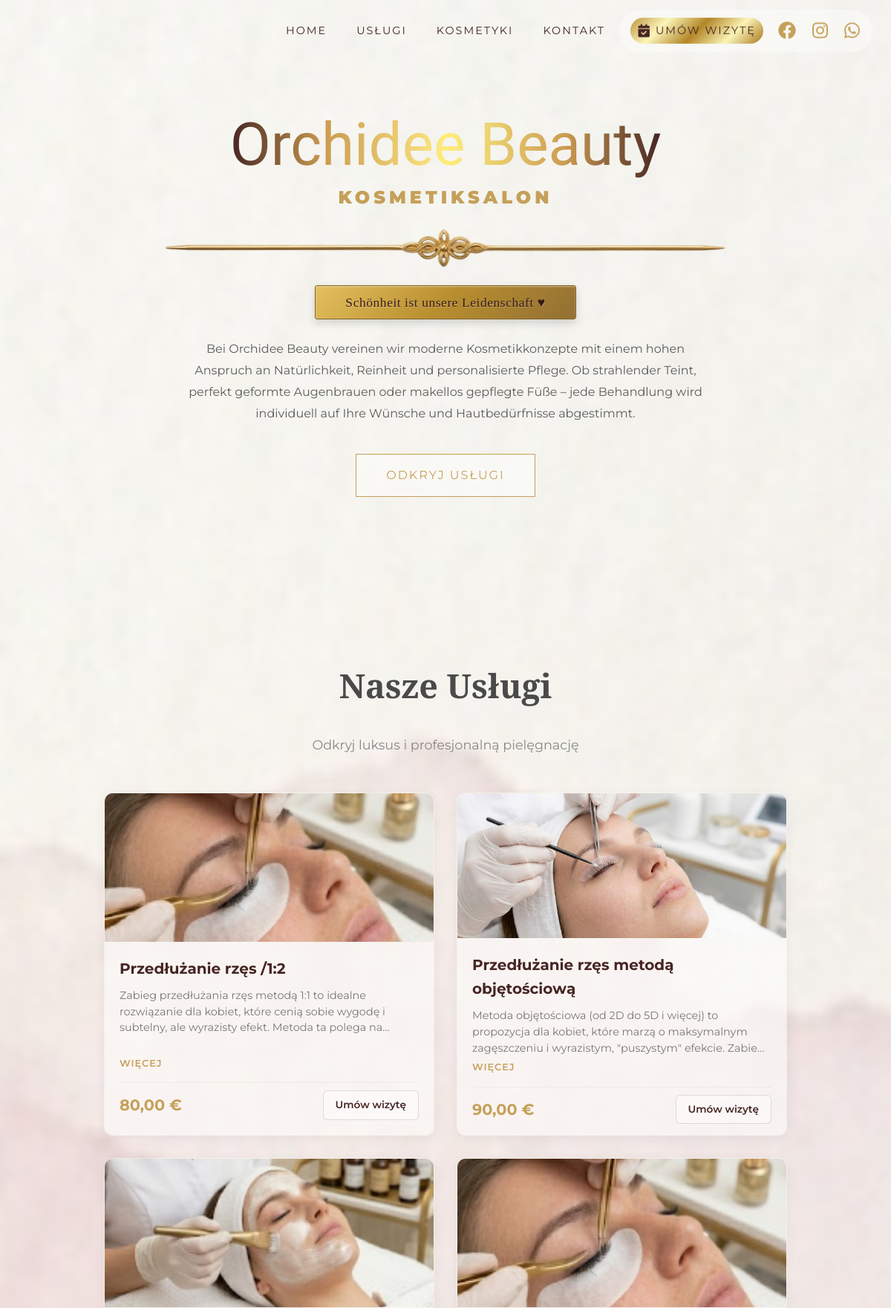
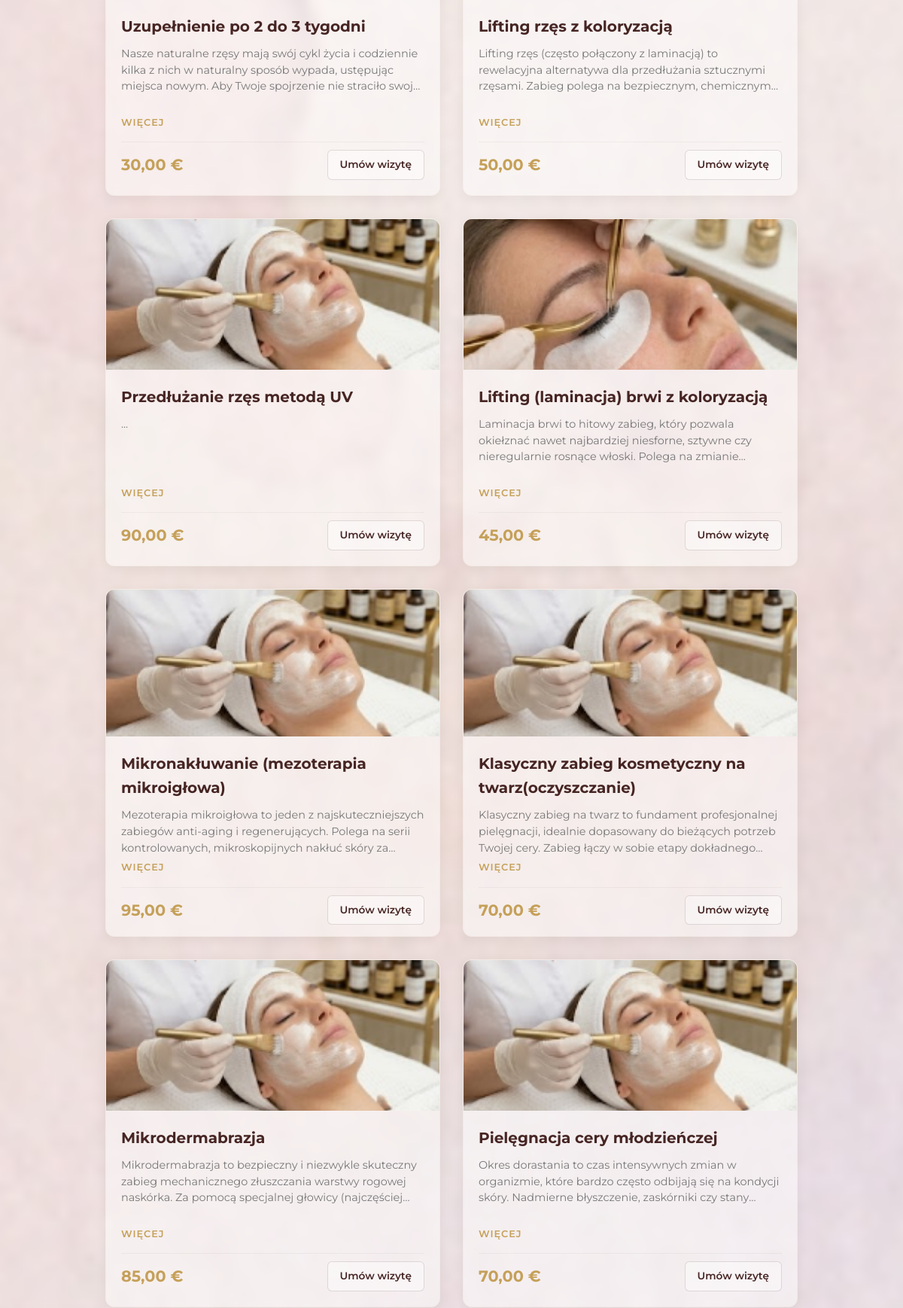
The page / (upper part) on the database its author committed (2 pictures, top to bottom).
### core/models.py (models this page shows, shortened)
class CompanyInfo(models.Model):
    name = models.CharField(max_length=100, verbose_name="Nazwa firmy")
    name_additional = models.CharField(max_length=100, verbose_name="Dodatkowa nazwa firmy (np.Kosmetiksalon)", blank=True, null=True)
    motto = models.CharField(max_length=200, verbose_name="Motto firmy", blank=True, null=True)
    owner_name = models.CharField(max_length=100, verbose_name="Imię właściciela", blank=True, null=True)
    description = models.TextField(verbose_name="Opis firmy")
    logo = models.ImageField(upload_to='company/', verbose_name="Logo firmy - nie używane", blank=True, null=True)
    street = models.CharField(max_length=100, verbose_name="Ulica", blank=True, null=True)
    postal_code = models.CharField(max_length=20, verbose_name="Kod pocztowy", blank=True, null=True)
    city = models.CharField(max_length=100, verbose_name="Miasto", blank=True, null=True)
    country = models.CharField(max_length=100, verbose_name="Kraj", blank=True, null=True)
    phone = models.CharField(max_length=30, verbose_name="Telefon", blank=True, null=True)
    email = models.EmailField(verbose_name="Adres e-mail", blank=True, null=True)
    ust_id = models.CharField(max_length=50, verbose_name="USt-IdNr (NIP) - nieobowiązkowe do wpisania", blank=True, null=True)
    ust_id_information = models.TextField(verbose_name="Umsatzsteuer", blank=True, null=True)
    eu_streitschlichtung = models.TextField(
        verbose_name="Rozstrzyganie sporów w UE (EU-Streitschlichtung)",
        blank=True,
        null=True
    )
    odr_link = models.URLField(
        default="https://ec.europa.eu/consumers/odr/",
        verbose_name="Link do platformy ODR (wyszczególniony w prawie UE)"
    )
    liability_contents = models.TextField(verbose_name="Odpowiedzialność za treści (Haftung für Inhalte)", blank=True, null=True)
    liability_links = models.TextField(verbose_name="Odpowiedzialność za linki (Haftung für Links)", blank=True, null=True)
    privacy_intro = models.TextField(
        verbose_name="Polityka prywatności - Wstęp (Einleitung und Überblick)",
        blank=True,
        null=True
    )
    privacy_purposes = models.TextField(
        verbose_name="Polityka prywatności - Cele (Zweck der Datenverarbeitung)",
        blank=True,
        null=True
    )
    privacy_legal_grounds = models.TextField(
        verbose_name="Polityka prywatności - Podstawy prawne (Rechtsgrundlagen)",
        blank=True,
        null=True
    )
    privacy_third_parties = models.TextField(
        verbose_name="Polityka prywatności - Przekazywanie danych (Datenübermittlung an Dritte)",
        blank=True,
        null=True
    )
    facebook_url = models.URLField(blank=True, null=True, verbose_name="Link do Facebooka")
    instagram_url = models.URLField(blank=True, null=True, verbose_name="Link do Instagrama")
    whatsapp_url = models.URLField(blank=True, null=True, verbose_name="Link do WhatsApp")
    treatwell_url = models.URLField(blank=True, null=True, verbose_name="Link do Treatwell")
    class Meta:
        verbose_name = "Dane firmy"
        verbose_name_plural = "Dane firmy"

class Service(models.Model):
    title = models.CharField(max_length=100, verbose_name="Nazwa usługi")
    description = models.TextField(verbose_name="Opis zabiegu")
    price = models.DecimalField(max_digits=8, decimal_places=2, verbose_name="Cena (€)")
    image = models.ImageField(upload_to='services/', verbose_name="Zdjęcie usługi", blank=True, null=True)
    category = models.ForeignKey(Category, on_delete=models.PROTECT, verbose_name="Kategoria")
    class Meta:
        verbose_name = "Usługa"
        verbose_name_plural = "Usługi"
        ordering = ['category']

### core/views.py (the view)
# urls.py: 2. Add a URL to urlpatterns:  path('', views.home, name='home')
def home(request):
    if request.method == 'POST':
        form = ContactForm(request.POST)
        is_privacy_accepted = request.POST.get('privacy_accepted') == 'on'
        if form.is_valid() and is_privacy_accepted:
            contact = form.save(commit=False)
            contact.privacy_accepted = True
            contact.save()
            user_name = form.cleaned_data.get('name', 'Nie podano')
            user_email = form.cleaned_data.get('email', 'Nie podano')
            user_message = form.cleaned_data.get('message', '')
            subject = f"Nowa wiadomość od {user_name} (Salon Kosmetyczny)"
            full_message = f"Otrzymałeś nową wiadomość z formularza kontaktowego strony.\n\n" \
                           f"Od: {user_name}\n" \
                           f"E-mail klienta: {user_email}\n\n" \
                           f"Treść wiadomości:\n{user_message}"
            html_message = f"""
                        <div style="font-family: 'Helvetica Neue', Helvetica, Arial, sans-serif; max-width: 600px; margin: 0 auto; border: 1px solid #e8e2de; border-radius: 12px; overflow: hidden; box-shadow: 0 4px 12px rgba(0,0,0,0.03);">

                            <div style="background-color: #f7ede8; padding: 25px; text-align: center; border-bottom: 2px solid #e3d3ca;">
                                <h2 style="color: #4a3e3d; margin: 0; font-size: 22px; font-weight: 500; letter-spacing: 0.5px;">Nowe zgłoszenie z formularza</h2>
                                <p style="color: #8a7a78; margin: 5px 0 0 0; font-size: 14px;">Strona internetowa Twojego Salonu</p>
                            </div>

                            <div style="padding: 30px; background-color: #ffffff;">
                                <table style="width: 100%; border-collapse: collapse; margin-bottom: 25px;">
                                    <tr>
                                        <td style="padding: 12px 0; border-bottom: 1px solid #f5f0ed; color: #8a7a78; font-size: 14px; width: 30%;"><strong>Klient:</strong></td>
                                        <td style="padding: 12px 0; border-bottom: 1px solid #f5f0ed; color: #332d2c; font-size: 15px;">{user_name}</td>
                                    </tr>
                                    <tr>
                                        <td style="padding: 12px 0; border-bottom: 1px solid #f5f0ed; color: #8a7a78; font-size: 14px;"><strong>Adres e-mail:</strong></td>
                                        <td style="padding: 12px 0; border-bottom: 1px solid #f5f0ed; font-size: 15px;">
                                            <a href="mailto:{user_email}" style="color: #b58d78; text-decoration: none; font-weight: bold;">{user_email}</a>
                                        </td>
                                    </tr>
                                </table>

                                <div style="background-color: #faf8f7; border-left: 4px solid #d4beab; padding: 20px; border-radius: 4px;">
                                    <h4 style="color: #4a3e3d; margin: 0 0 10px 0; font-size: 14px; text-transform: uppercase; letter-spacing: 0.5px;">Treść wiadomości:</h4>
                                    <p style="color: #5c504e; line-height: 1.6; margin: 0; font-size: 15px; white-space: pre-wrap;">{user_message}</p>
                                </div>
                            </div>

                            <div style="background-color: #faf8f7; padding: 15px; text-align: center; font-size: 11px; color: #a19290; border-top: 1px solid #e8e2de;">
                                Ta wiadomość została wysłana automatycznie przez system CMS Twojej strony www.
                            </div>
                        </div>
                        """
            try:
                send_mail(
                    subject=subject,
                    message=full_message,
                    html_message=html_message,  # Dodajemy HTMLową wiadomość
                    from_email=settings.DEFAULT_FROM_EMAIL,  # Twój Gmail z .env jako nadawca
                    recipient_list=[settings.DEFAULT_FROM_EMAIL],  # Odbiorca (również Twój mail)
                    fail_silently=False,
                )
            except Exception as e:
                print(f"Błąd wysyłania maila przez SMTP: {e}")
            messages.success(request, "Dziękujemy! Twoja wiadomość została wysłana pomyślnie.")
            return redirect('home') # Sukces -> pełne odświeżenie i czysty formularz
    else:
        form = ContactForm()
    company = CompanyInfo.objects.first() # Zakładamy, że masz jeden rekord z danymi firmy
    services = Service.objects.all()
    categories = Category.objects.prefetch_related('services').all()
    posts = Post.objects.all().order_by('-created_at') # Najnowsze posty pierwsze
    context = {
        'company': company,
        'services': services,
        'categories': categories,
        'posts': posts,
        'form': form,
    }
    return render(request, 'core/home.html', context)

### core/templates/core/home.html (shortened to what this page needs)
{% load static %}
<!DOCTYPE html>
<html lang="pl">
<head>
    <link rel="stylesheet" href="https://cdnjs.cloudflare.com/ajax/libs/font-awesome/6.4.0/css/all.min.css">
    <link rel="stylesheet" href="{% static 'core/css/style.css' %}">
</head>
<body>
    <nav class="navbar">
        <div class="nav-links">
            <a href="#hero">Home</a>
            <a href="#services">Usługi</a>
            <a href="#posts">Kosmetyki</a>
            <a href="#contact">Kontakt</a>
        </div>
        <div class="social-icons">
            {% if company.treatwell_url %}
                <a href="{{ company.treatwell_url }}" target="_blank" class="cta-treatwell">
                <i class="fa-solid fa-calendar-check"></i> Umów wizytę
                </a>
            {% endif %}
            {% if company.facebook_url %}
                <a href="{{ company.facebook_url }}" target="_blank"><i class="fa-brands fa-facebook"></i></a>
            {% endif %}
            {% if company.instagram_url %}
                <a href="{{ company.instagram_url }}" target="_blank"><i class="fa-brands fa-instagram"></i></a>
            {% endif %}
            {% if company.whatsapp_url %}
                <a href="{{ company.whatsapp_url }}" target="_blank"><i class="fa-brands fa-whatsapp"></i></a>
            {% endif %}
        </div>
    </nav>
    <section id="hero">
        <div class="hero-overlay">
            <h1 class="hero-title">{{ company.name }}</h1>
            {% if company.name_additional %}
                <span class="hero-title-additional">{{ company.name_additional }}</span>
            {% endif %}
            <div class="hero-logo-container">
                <img src="{% static 'core/img/znak.png' %}" class="hero-logo" alt="Logo">
            </div>
            <div class="hero-motto-plaque">
                <p class="hero-motto">{{ company.motto }}</p>
            </div>
            <p class="hero-subtitle">{{ company.description }}</p>
            <a href="#services" class="cta-outline">Odkryj usługi</a>
        </div>
    </section>
    <section id="services">
        <h2 class="section-heading">Nasze Usługi</h2>
        <p class="section-subheading">Odkryj luksus i profesjonalną pielęgnację</p>
        <div class="services-grid">
            {% for service in services %}
                <div class="service-card open-modal"
                    data-title="{{ service.title }}"
                    data-description="{{ service.description }}"
                    data-price="{{ service.price }} €"
                    data-image="{% if service.image %}{{ service.image.url }}{% else %}{% static 'core/img/default-treatment.jpg' %}{% endif %}">
                    <div class="service-card-image">
                        {% if service.image %}
                            <img src="{{ service.image.url }}" alt="{{ service.title }}">
                        {% else %}
                            <img src="{% static 'core/img/default-treatment.jpg' %}" alt="Usługa">
                        {% endif %}
                    </div>
                    <div class="service-card-content">
                        <h3 class="service-card-title">{{ service.title }}</h3>
                        <div class="service-card-text-container">
                            <p class="service-card-text">{{ service.description }}</p>
                            <span class="more-link">więcej</span>
                        </div>
                        <div class="service-card-footer">
                            <span class="service-card-price">{{ service.price }} €</span>
                            {% if company.treatwell_url %}
                                <a href="{{ company.treatwell_url }}" target="_blank" class="service-card-btn" onclick="event.stopPropagation();">Umów wizytę</a>
                            {% else %}
                                <a href="#contact" class="service-card-btn" onclick="event.stopPropagation();">Kontakt</a>
                            {% endif %}
                        </div>
                    </div>
                </div>
            {% endfor %}
        </div>
    </section>
</body>
</html>

### rows shown on the page
CompanyInfo: name_additional "KOSMETIKSALON", motto "Schönheit ist unsere Leidenschaft ♥", description "Bei Orchidee Beauty vereinen wir moderne Kosmetikkonzepte mit einem hohen Anspruch an Natürlichkeit, Reinheit und personalisierte Pflege. Ob strahlender Teint, perfekt geformte Augenbrauen oder makellos gepflegte Füße – jede Behandlung wird individuell auf Ihre Wünsche und Hautbedürfnisse abgestimmt."
Service: image (picture), title "Przedłużanie rzęs /1:2", description "Zabieg przedłużania rzęs metodą 1:1 to idealne rozwiązanie dla kobiet, które cenią sobie wygodę i subtelny, ale wyrazisty efekt. Metoda ta polega…", price "80,00"
Service: image (picture), title "Przedłużanie rzęs metodą objętościową", description "Metoda objętościowa (od 2D do 5D i więcej) to propozycja dla kobiet, które marzą o maksymalnym zagęszczeniu i wyrazistym, \"puszystym\" efekcie.…", price "90,00"
Service: image (placeholder picture), title "Uzupełnienie po 2 do 3 tygodni", description "Nasze naturalne rzęsy mają swój cykl życia i codziennie kilka z nich w naturalny sposób wypada, ustępując miejsca nowym. Aby Twoje spojrzenie nie straciło…", price "30,00"
Service: image (picture), title "Lifting rzęs z koloryzacją", description "Lifting rzęs (często połączony z laminacją) to rewelacyjna alternatywa dla przedłużania sztucznymi rzęsami. Zabieg polega na bezpiecznym,…", price "50,00"
Service: title "Przedłużanie rzęs metodą UV", description "...", price "90,00"
Service: image (picture), title "Lifting (laminacja) brwi z koloryzacją", description "Laminacja brwi to hitowy zabieg, który pozwala okiełznać nawet najbardziej niesforne, sztywne czy nieregularnie rosnące włoski. Polega na…", price "45,00"
Service: title "Mikronakłuwanie (mezoterapia mikroigłowa)", description "Mezoterapia mikroigłowa to jeden z najskuteczniejszych zabiegów anti-aging i regenerujących. Polega na serii kontrolowanych, mikroskopijnych nakłuć skóry…", price "95,00"
Service: title "Klasyczny zabieg kosmetyczny na twarz(oczyszczanie)", description "Klasyczny zabieg na twarz to fundament profesjonalnej pielęgnacji, idealnie dopasowany do bieżących potrzeb Twojej cery. Zabieg łączy w sobie etapy…", price "70,00"
Service: title "Mikrodermabrazja", description "Mikrodermabrazja to bezpieczny i niezwykle skuteczny zabieg mechanicznego złuszczania warstwy rogowej naskórka. Za pomocą specjalnej głowicy…", price "85,00"
Service: title "Pielęgnacja cery młodzieńczej", description "Okres dorastania to czas intensywnych zmian w organizmie, które bardzo często odbijają się na kondycji skóry. Nadmierne błyszczenie, zaskórniki czy…", price "70,00"
